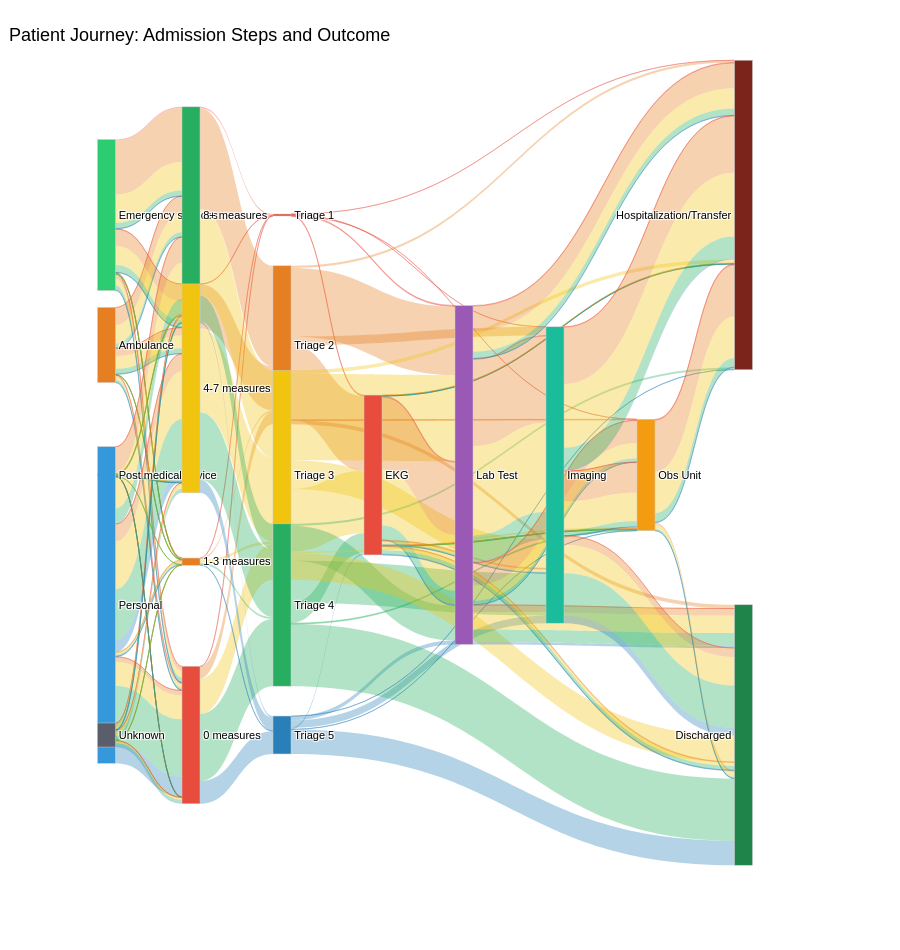

Source (notebook cell):
### Code cell
# ======================================================================
# ALLUVIAL WITH LAB TEST, IMAGING, OBS UNIT AND HOSPITALIZATION
# ======================================================================


# def hosp_transfer_cat(row):
#     if row['inter_facility_transfer'] == 1:
#         return 'Inter-facility Transfer'
#     if row['hospitalization'] == 1:
#         return 'Hospitalization'
#     return 'Discharged'
#
# df['hosp_transfer_cat'] = df.apply(hosp_transfer_cat, axis=1)

# print("=== hosp_transfer_cat DISTRIBUTION ===")
# print(df['hosp_transfer_cat'].value_counts(dropna=False).to_string())
# ================================================================
# 1. CONFIGURATION
# ================================================================
COL_TRANSPORT    = 'transport_grouped'
COL_TRI          = 'triage'
COL_EKG          = 'had_ekg'
COL_LABO         = 'is_labo'
COL_RADIO        = 'has_imaging_any'
COL_OBS          = 'observation_unit'
COL_HOSP         = 'hospitalization'

MEASURE_COLS = [
    'is_temp_measured', 'is_sat_measured', 'is_hr_measured',
    'is_bp_measured', 'is_rr_measured', 'is_pupils_measured',
    'is_o2_measured', 'is_hemocue_measured', 'is_breathalyzer_measured',
    'is_urine_dipstick_clean_measured', 'is_gcs_measured', 'is_pain_measured',
    'is_cap_blood_sugar_mmol_L_measured'
]

# ================================================================
# 2. COLOR PALETTES
# ================================================================
transport_colors = {
    'Unknown':              '#5a5e6b',
    'Personal':             '#3498db',
    'Post medical advice':  '#9b59b6',
    'Ambulance':            '#e67e22',
    'Emergency services':   '#2ecc71',
}

measure_colors = {
    '8+ measures':  '#27ae60',
    '4-7 measures': '#f1c40f',
    '1-3 measures': '#e67e22',
    '0 measures':   '#e74c3c',
}

triage_colors = {
    'Triage 1': '#e74c3c',
    'Triage 2': '#e67e22',
    'Triage 3': '#f1c40f',
    'Triage 4': '#27ae60',
    'Triage 5': '#2980b9',
}

exam_colors = {
    'Lab Test': '#9b59b6',
    'Imaging':  '#1abc9c',
    'EKG':      '#e74c3c',
}

obs_colors = {
    'Obs Unit': '#f39c12',
}

hosp_colors = {
    'Hospitalization/Transfer': '#7b241c',
    'Discharged':               '#1e8449',
}

def get_node_color(label):
    for palette in [transport_colors, measure_colors, triage_colors,
                    exam_colors, obs_colors, hosp_colors]:
        if label in palette: return palette[label]
    return '#a6acaf'

# ================================================================
# 3. DATA PREPARATION
# ================================================================
df_alluvial = df.copy()

df_alluvial['_transport_label'] = df_alluvial[COL_TRANSPORT].fillna('Unknown')
df_alluvial['_tri_label']       = 'Triage ' + df_alluvial[COL_TRI].astype(int).astype(str)

def score_to_cat(x):
    if x == 0:   return '0 measures'
    elif x <= 3: return '1-3 measures'
    elif x <= 7: return '4-7 measures'
    else:        return '8+ measures'

df_alluvial['_measures_score'] = df_alluvial[MEASURE_COLS].apply(pd.to_numeric, errors='coerce').fillna(0).sum(axis=1).astype(int)
df_alluvial['_measures_label'] = df_alluvial['_measures_score'].apply(score_to_cat)
df_alluvial['_ekg_label']   = df_alluvial[COL_EKG].apply(lambda v: 'EKG' if pd.notna(v) and int(v) == 1 else None)
df_alluvial['_labo_label']  = df_alluvial[COL_LABO].apply(lambda v: 'Lab Test' if pd.notna(v) and int(v) == 1 else None)
df_alluvial['_radio_label'] = df_alluvial[COL_RADIO].apply(lambda v: 'Imaging' if pd.notna(v) and int(v) == 1 else None)

# Obs Unit — only shown if = 1
df_alluvial['_obs_label']  = df_alluvial[COL_OBS].apply(
    lambda v: 'Obs Unit' if pd.notna(v) and int(v) == 1 else None
)

# Hospitalization — always shown
# Hospitalization — always shown
df_alluvial['_hosp_label'] = df_alluvial[COL_HOSP].apply(
    lambda v: 'Hospitalization/Transfer' if pd.notna(v) and int(v) == 1 else 'Discharged'
)

# ================================================================
# 4. NODES DEFINITION & ORDER
# ================================================================
def get_present_vals(order_list, series):
    present = set(series.dropna().unique())
    return [v for v in order_list if v in present]

transport_vals = get_present_vals(['Emergency services', 'Ambulance', 'Post medical advice', 'Personal', 'Unknown'], df_alluvial['_transport_label'])
measure_vals   = get_present_vals(['8+ measures', '4-7 measures', '1-3 measures', '0 measures'], df_alluvial['_measures_label'])
tri_vals       = get_present_vals(['Triage 1', 'Triage 2', 'Triage 3', 'Triage 4', 'Triage 5'], df_alluvial['_tri_label'])
ekg_vals       = get_present_vals(['EKG'], df_alluvial['_ekg_label'])
labo_vals      = get_present_vals(['Lab Test'], df_alluvial['_labo_label'])
radio_vals     = get_present_vals(['Imaging'], df_alluvial['_radio_label'])
obs_vals       = get_present_vals(['Obs Unit'], df_alluvial['_obs_label'])
hosp_vals      = get_present_vals(['Hospitalization/Transfer', 'Discharged'], df_alluvial['_hosp_label'])

all_labels = transport_vals + measure_vals + tri_vals + ekg_vals + labo_vals + radio_vals + obs_vals + hosp_vals
label_idx  = {label: i for i, label in enumerate(all_labels)}
node_colors = [get_node_color(l) for l in all_labels]

# ================================================================
# 5. FIXED X-POSITIONS
# ================================================================
col_x = {
    'transport':  0.01,
    'measures':   0.14,
    'tri':        0.28,
    'ekg':        0.42,
    'labo':       0.56,
    'radio':      0.70,
    'obs':        0.84,
    'hosp':       0.99,
}

def assign_y(labels):
    n = len(labels)
    if n <= 1: return [0.5]
    return [round(0.10 + i * (0.80 / (n - 1)), 4) for i in range(n)]

pos = {}
for key, vals in [('transport', transport_vals), ('measures', measure_vals), ('tri', tri_vals),
                  ('ekg', ekg_vals), ('labo', labo_vals), ('radio', radio_vals),
                  ('obs', obs_vals), ('hosp', hosp_vals)]:
    for label, y in zip(vals, assign_y(vals)):
        pos[label] = (col_x[key], y)

node_x = [pos[l][0] for l in all_labels]
node_y = [pos[l][1] for l in all_labels]

# ================================================================
# 6. LINKS (Colored by Triage)
# ================================================================
def make_links(df_sub, col_from, col_to):
    group_cols = list(dict.fromkeys([col_from, col_to, '_tri_label']))
    grp = df_sub.groupby(group_cols).size().reset_index(name='count')
    sources, targets, values, colors = [], [], [], []
    for _, row in grp.iterrows():
        src, tgt = str(row[col_from]), str(row[col_to])
        if src in label_idx and tgt in label_idx:
            sources.append(label_idx[src])
            targets.append(label_idx[tgt])
            values.append(int(row['count']))
            tri_val = row['_tri_label']
            hex_c = triage_colors.get(tri_val, '#a6acaf')
            r, g, b = int(hex_c[1:3], 16), int(hex_c[3:5], 16), int(hex_c[5:7], 16)
            colors.append(f'rgba({r},{g},{b},0.35)')
    return sources, targets, values, colors

s_all, t_all, v_all, c_all = [], [], [], []

# 1. Transport → Measures → Triage
s,t_l,v,c = make_links(df_alluvial, '_transport_label', '_measures_label'); s_all+=s; t_all+=t_l; v_all+=v; c_all+=c
s,t_l,v,c = make_links(df_alluvial, '_measures_label', '_tri_label'); s_all+=s; t_all+=t_l; v_all+=v; c_all+=c

# 2. Triage → EKG or skip
s,t_l,v,c = make_links(df_alluvial[df_alluvial['_ekg_label'].notna()], '_tri_label', '_ekg_label'); s_all+=s; t_all+=t_l; v_all+=v; c_all+=c
s,t_l,v,c = make_links(df_alluvial[df_alluvial['_ekg_label'].isna() & df_alluvial['_labo_label'].notna()], '_tri_label', '_labo_label'); s_all+=s; t_all+=t_l; v_all+=v; c_all+=c
s,t_l,v,c = make_links(df_alluvial[df_alluvial['_ekg_label'].isna() & df_alluvial['_labo_label'].isna() & df_alluvial['_radio_label'].notna()], '_tri_label', '_radio_label'); s_all+=s; t_all+=t_l; v_all+=v; c_all+=c
s,t_l,v,c = make_links(df_alluvial[df_alluvial['_ekg_label'].isna() & df_alluvial['_labo_label'].isna() & df_alluvial['_radio_label'].isna() & df_alluvial['_obs_label'].notna()], '_tri_label', '_obs_label'); s_all+=s; t_all+=t_l; v_all+=v; c_all+=c
s,t_l,v,c = make_links(df_alluvial[df_alluvial['_ekg_label'].isna() & df_alluvial['_labo_label'].isna() & df_alluvial['_radio_label'].isna() & df_alluvial['_obs_label'].isna()], '_tri_label', '_hosp_label'); s_all+=s; t_all+=t_l; v_all+=v; c_all+=c

# 3. EKG → ...
s,t_l,v,c = make_links(df_alluvial[df_alluvial['_ekg_label'].notna() & df_alluvial['_labo_label'].notna()], '_ekg_label', '_labo_label'); s_all+=s; t_all+=t_l; v_all+=v; c_all+=c
s,t_l,v,c = make_links(df_alluvial[df_alluvial['_ekg_label'].notna() & df_alluvial['_labo_label'].isna() & df_alluvial['_radio_label'].notna()], '_ekg_label', '_radio_label'); s_all+=s; t_all+=t_l; v_all+=v; c_all+=c
s,t_l,v,c = make_links(df_alluvial[df_alluvial['_ekg_label'].notna() & df_alluvial['_labo_label'].isna() & df_alluvial['_radio_label'].isna() & df_alluvial['_obs_label'].notna()], '_ekg_label', '_obs_label'); s_all+=s; t_all+=t_l; v_all+=v; c_all+=c
s,t_l,v,c = make_links(df_alluvial[df_alluvial['_ekg_label'].notna() & df_alluvial['_labo_label'].isna() & df_alluvial['_radio_label'].isna() & df_alluvial['_obs_label'].isna()], '_ekg_label', '_hosp_label'); s_all+=s; t_all+=t_l; v_all+=v; c_all+=c

# 4. Labo → ...
s,t_l,v,c = make_links(df_alluvial[df_alluvial['_labo_label'].notna() & df_alluvial['_radio_label'].notna()], '_labo_label', '_radio_label'); s_all+=s; t_all+=t_l; v_all+=v; c_all+=c
s,t_l,v,c = make_links(df_alluvial[df_alluvial['_labo_label'].notna() & df_alluvial['_radio_label'].isna() & df_alluvial['_obs_label'].notna()], '_labo_label', '_obs_label'); s_all+=s; t_all+=t_l; v_all+=v; c_all+=c
s,t_l,v,c = make_links(df_alluvial[df_alluvial['_labo_label'].notna() & df_alluvial['_radio_label'].isna() & df_alluvial['_obs_label'].isna()], '_labo_label', '_hosp_label'); s_all+=s; t_all+=t_l; v_all+=v; c_all+=c

# 5. Radio → ...
s,t_l,v,c = make_links(df_alluvial[df_alluvial['_radio_label'].notna() & df_alluvial['_obs_label'].notna()], '_radio_label', '_obs_label'); s_all+=s; t_all+=t_l; v_all+=v; c_all+=c
s,t_l,v,c = make_links(df_alluvial[df_alluvial['_radio_label'].notna() & df_alluvial['_obs_label'].isna()], '_radio_label', '_hosp_label'); s_all+=s; t_all+=t_l; v_all+=v; c_all+=c

# 6. Obs Unit → Hospitalization
s,t_l,v,c = make_links(df_alluvial[df_alluvial['_obs_label'].notna()], '_obs_label', '_hosp_label'); s_all+=s; t_all+=t_l; v_all+=v; c_all+=c

# ================================================================
# 7. FIGURE LAYOUT
# ================================================================
fig = go.Figure(data=[go.Sankey(
    arrangement='fixed',
    node=dict(pad=20, thickness=18, label=all_labels, color=node_colors, x=node_x, y=node_y,
              line=dict(color='#cccccc', width=0.5)),
    link=dict(source=s_all, target=t_all, value=v_all, color=c_all)
)])

fig.update_layout(
    title=dict(
        text='Patient Journey: Admission Steps and Outcome',
        font=dict(size=18, color='black'),
        x=0.01,
        y=0.97
    ),
    font=dict(size=11, family='Arial', color='black'),
    paper_bgcolor='white',
    plot_bgcolor='white',
    template='plotly_white',
    height=950,
    margin=dict(t=150, b=150, l=100, r=150),
)

fig.write_html(f"{output_dir}/sankey_patient_journey_v4.html")
fig.write_image(f"{output_dir}/sankey_patient_journey_v4.png", width=1400, height=700, scale=2)
fig.show()

### Figure 1 — Plotly figure (JSON) as saved in the notebook; plotly's stock layout.template omitted (floating-point values rounded to 4 significant figures; data arrays with more than 128 entries replaced by an {"elided": "..."} marker saying what was removed)
{"data": [{"arrangement": "fixed", "link": {"color": {"elided": "202 str values"}, "source": {"elided": "202 int values"}, "target": {"elided": "202 int values"}, "value": {"elided": "202 int values"}}, "node": {"color": ["#2ecc71", "#e67e22", "#9b59b6", "#3498db", "#5a5e6b", "#27ae60", "#f1c40f", "#e67e22", "#e74c3c", "#e74c3c", "#e67e22", "#f1c40f", "#27ae60", "#2980b9", "#e74c3c", "#9b59b6", "#1abc9c", "#f39c12", "#7b241c", "#1e8449"], "label": ["Emergency services", "Ambulance", "Post medical advice", "Personal", "Unknown", "8+ measures", "4-7 measures", "1-3 measures", "0 measures", "Triage 1", "Triage 2", "Triage 3", "Triage 4", "Triage 5", "EKG", "Lab Test", "Imaging", "Obs Unit", "Hospitalization/Transfer", "Discharged"], "line": {"color": "#cccccc", "width": 0.5}, "pad": 20, "thickness": 18, "x": [0.01, 0.01, 0.01, 0.01, 0.01, 0.14, 0.14, 0.14, 0.14, 0.28, 0.28, 0.28, 0.28, 0.28, 0.42, 0.56, 0.7, 0.84, 0.99, 0.99], "y": [0.1, 0.3, 0.5, 0.7, 0.9, 0.1, 0.3667, 0.6333, 0.9, 0.1, 0.3, 0.5, 0.7, 0.9, 0.5, 0.5, 0.5, 0.5, 0.1, 0.9]}, "type": "sankey"}], "layout": {"title": {"font": {"size": 18, "color": "black"}, "text": "Patient Journey: Admission Steps and Outcome", "x": 0.01, "y": 0.97}, "font": {"size": 11, "family": "Arial", "color": "black"}, "margin": {"t": 150, "b": 150, "l": 100, "r": 150}, "paper_bgcolor": "white", "plot_bgcolor": "white", "height": 950}}
